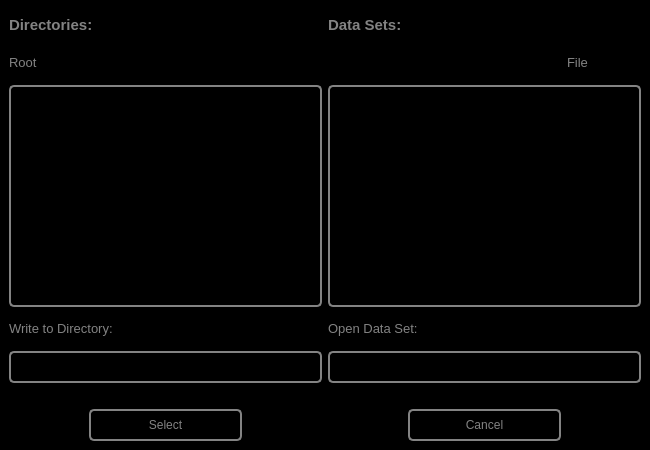
<?xml version="1.0" encoding="UTF-8"?>
<ui version="4.0">
 <class>MainWindow</class>
 <widget class="QMainWindow" name="MainWindow">
  <property name="geometry">
   <rect>
    <x>0</x>
    <y>0</y>
    <width>650</width>
    <height>450</height>
   </rect>
  </property>
  <property name="minimumSize">
   <size>
    <width>650</width>
    <height>450</height>
   </size>
  </property>
  <property name="windowTitle">
   <string>Data Vault Explorer</string>
  </property>
  <property name="windowIcon">
   <iconset resource="../Resources/DEMONSResources.qrc">
    <normaloff>:/Pictures/Pictures/DemonLogo.png</normaloff>:/Pictures/Pictures/DemonLogo.png</iconset>
  </property>
  <widget class="QWidget" name="centralwidget">
   <property name="styleSheet">
    <string notr="true">#centralwidget{
	background-color: rgb(0, 0, 0);}</string>
   </property>
   <layout class="QGridLayout" name="gridLayout" rowstretch="1,1,7,1,1,0,1" columnstretch="1,1,1,1,1,1,1,1,1,1,1,1,1,1,1,1" columnminimumwidth="1,1,1,1,1,1,1,1,1,1,1,1,1,1,1,1">
    <item row="0" column="0" colspan="3">
     <widget class="QLabel" name="Directories">
      <property name="text">
       <string>&lt;html&gt;&lt;head/&gt;&lt;body&gt;&lt;p&gt;&lt;span style=&quot; font-size:11pt; font-weight:600; color:#838383;&quot;&gt;Directories:&lt;/span&gt;&lt;/p&gt;&lt;/body&gt;&lt;/html&gt;</string>
      </property>
     </widget>
    </item>
    <item row="0" column="8" colspan="4">
     <widget class="QLabel" name="DataSets">
      <property name="text">
       <string>&lt;html&gt;&lt;head/&gt;&lt;body&gt;&lt;p&gt;&lt;span style=&quot; font-size:11pt; font-weight:600; color:#838383;&quot;&gt;Data Sets:&lt;/span&gt;&lt;/p&gt;&lt;/body&gt;&lt;/html&gt;</string>
      </property>
     </widget>
    </item>
    <item row="1" column="14" colspan="2">
     <widget class="QLabel" name="label_4">
      <property name="text">
       <string>&lt;html&gt;&lt;head/&gt;&lt;body&gt;&lt;p&gt;&lt;span style=&quot; font-size:10pt; color:#838383;&quot;&gt;File&lt;/span&gt;&lt;/p&gt;&lt;/body&gt;&lt;/html&gt;</string>
      </property>
     </widget>
    </item>
    <item row="2" column="0" colspan="8">
     <widget class="QListWidget" name="dirList">
      <property name="styleSheet">
       <string notr="true">QListWidget#dirList{
color: rgb(131,131,131);
background-color:rgb(0,0,0);
border: 2px solid  rgb(131,131,131);
border-radius: 5px
}


QScrollBar:horizontal {
   border: 0px;
   background: black;
   height: 15px;
}
QScrollBar:vertical {
   border: 0px;
   background: black;
   width: 15px;
}</string>
      </property>
     </widget>
    </item>
    <item row="2" column="8" colspan="8">
     <widget class="QListWidget" name="fileList">
      <property name="styleSheet">
       <string notr="true">#fileList{
color: rgb(131,131,131);
background-color:rgb(0,0,0);
border: 2px solid  rgb(131,131,131);
border-radius: 5px
}


QScrollBar:horizontal {
   border: 0px;
   background: black;
   height: 15px;
}
QScrollBar:vertical {
   border: 0px;
   background: black;
   width: 15px;
}</string>
      </property>
      <property name="selectionMode">
       <enum>QAbstractItemView::MultiSelection</enum>
      </property>
     </widget>
    </item>
    <item row="3" column="0" colspan="4">
     <widget class="QLabel" name="label">
      <property name="text">
       <string>&lt;html&gt;&lt;head/&gt;&lt;body&gt;&lt;p&gt;&lt;span style=&quot; font-size:10pt; color:#838383;&quot;&gt;Write to Directory:&lt;/span&gt;&lt;/p&gt;&lt;/body&gt;&lt;/html&gt;</string>
      </property>
     </widget>
    </item>
    <item row="3" column="8" colspan="6">
     <widget class="QLabel" name="label_2">
      <property name="text">
       <string>&lt;html&gt;&lt;head/&gt;&lt;body&gt;&lt;p&gt;&lt;span style=&quot; font-size:10pt; color:#838383;&quot;&gt;Open Data Set:&lt;/span&gt;&lt;/p&gt;&lt;/body&gt;&lt;/html&gt;</string>
      </property>
     </widget>
    </item>
    <item row="4" column="0" colspan="8">
     <widget class="QLineEdit" name="currentDir">
      <property name="enabled">
       <bool>true</bool>
      </property>
      <property name="sizePolicy">
       <sizepolicy hsizetype="Expanding" vsizetype="Preferred">
        <horstretch>0</horstretch>
        <verstretch>0</verstretch>
       </sizepolicy>
      </property>
      <property name="styleSheet">
       <string notr="true">QLineEdit#currentDir{
color: rgb(131,131,131);
background-color:rgb(0,0,0);
border: 2px solid  rgb(131,131,131);
border-radius: 5px
}</string>
      </property>
      <property name="text">
       <string/>
      </property>
      <property name="readOnly">
       <bool>true</bool>
      </property>
      <property name="placeholderText">
       <string/>
      </property>
     </widget>
    </item>
    <item row="4" column="8" colspan="8">
     <widget class="QLineEdit" name="currentFile">
      <property name="enabled">
       <bool>true</bool>
      </property>
      <property name="sizePolicy">
       <sizepolicy hsizetype="Expanding" vsizetype="Preferred">
        <horstretch>0</horstretch>
        <verstretch>0</verstretch>
       </sizepolicy>
      </property>
      <property name="styleSheet">
       <string notr="true">QLineEdit#currentFile{
color: rgb(131,131,131);
background-color:rgb(0,0,0);
border: 2px solid  rgb(131,131,131);
border-radius: 5px
}</string>
      </property>
      <property name="readOnly">
       <bool>true</bool>
      </property>
     </widget>
    </item>
    <item row="5" column="0">
     <spacer name="horizontalSpacer_24">
      <property name="orientation">
       <enum>Qt::Horizontal</enum>
      </property>
      <property name="sizeHint" stdset="0">
       <size>
        <width>23</width>
        <height>20</height>
       </size>
      </property>
     </spacer>
    </item>
    <item row="5" column="1">
     <spacer name="horizontalSpacer_18">
      <property name="orientation">
       <enum>Qt::Horizontal</enum>
      </property>
      <property name="sizeHint" stdset="0">
       <size>
        <width>22</width>
        <height>20</height>
       </size>
      </property>
     </spacer>
    </item>
    <item row="5" column="2">
     <spacer name="horizontalSpacer_22">
      <property name="orientation">
       <enum>Qt::Horizontal</enum>
      </property>
      <property name="sizeHint" stdset="0">
       <size>
        <width>23</width>
        <height>20</height>
       </size>
      </property>
     </spacer>
    </item>
    <item row="5" column="3">
     <spacer name="horizontalSpacer_20">
      <property name="orientation">
       <enum>Qt::Horizontal</enum>
      </property>
      <property name="sizeHint" stdset="0">
       <size>
        <width>21</width>
        <height>20</height>
       </size>
      </property>
     </spacer>
    </item>
    <item row="5" column="4">
     <spacer name="horizontalSpacer_23">
      <property name="orientation">
       <enum>Qt::Horizontal</enum>
      </property>
      <property name="sizeHint" stdset="0">
       <size>
        <width>21</width>
        <height>20</height>
       </size>
      </property>
     </spacer>
    </item>
    <item row="5" column="5">
     <spacer name="horizontalSpacer_17">
      <property name="orientation">
       <enum>Qt::Horizontal</enum>
      </property>
      <property name="sizeHint" stdset="0">
       <size>
        <width>21</width>
        <height>20</height>
       </size>
      </property>
     </spacer>
    </item>
    <item row="5" column="6">
     <spacer name="horizontalSpacer_21">
      <property name="orientation">
       <enum>Qt::Horizontal</enum>
      </property>
      <property name="sizeHint" stdset="0">
       <size>
        <width>21</width>
        <height>20</height>
       </size>
      </property>
     </spacer>
    </item>
    <item row="5" column="7">
     <spacer name="horizontalSpacer_19">
      <property name="orientation">
       <enum>Qt::Horizontal</enum>
      </property>
      <property name="sizeHint" stdset="0">
       <size>
        <width>21</width>
        <height>20</height>
       </size>
      </property>
     </spacer>
    </item>
    <item row="5" column="8">
     <spacer name="horizontalSpacer_16">
      <property name="orientation">
       <enum>Qt::Horizontal</enum>
      </property>
      <property name="sizeHint" stdset="0">
       <size>
        <width>21</width>
        <height>20</height>
       </size>
      </property>
     </spacer>
    </item>
    <item row="5" column="9">
     <spacer name="horizontalSpacer_15">
      <property name="orientation">
       <enum>Qt::Horizontal</enum>
      </property>
      <property name="sizeHint" stdset="0">
       <size>
        <width>22</width>
        <height>20</height>
       </size>
      </property>
     </spacer>
    </item>
    <item row="5" column="10">
     <spacer name="horizontalSpacer_12">
      <property name="orientation">
       <enum>Qt::Horizontal</enum>
      </property>
      <property name="sizeHint" stdset="0">
       <size>
        <width>21</width>
        <height>20</height>
       </size>
      </property>
     </spacer>
    </item>
    <item row="5" column="11">
     <spacer name="horizontalSpacer_9">
      <property name="orientation">
       <enum>Qt::Horizontal</enum>
      </property>
      <property name="sizeHint" stdset="0">
       <size>
        <width>21</width>
        <height>20</height>
       </size>
      </property>
     </spacer>
    </item>
    <item row="5" column="12">
     <spacer name="horizontalSpacer_14">
      <property name="orientation">
       <enum>Qt::Horizontal</enum>
      </property>
      <property name="sizeHint" stdset="0">
       <size>
        <width>21</width>
        <height>20</height>
       </size>
      </property>
     </spacer>
    </item>
    <item row="5" column="13">
     <spacer name="horizontalSpacer_10">
      <property name="orientation">
       <enum>Qt::Horizontal</enum>
      </property>
      <property name="sizeHint" stdset="0">
       <size>
        <width>21</width>
        <height>20</height>
       </size>
      </property>
     </spacer>
    </item>
    <item row="5" column="14">
     <spacer name="horizontalSpacer_11">
      <property name="orientation">
       <enum>Qt::Horizontal</enum>
      </property>
      <property name="sizeHint" stdset="0">
       <size>
        <width>21</width>
        <height>20</height>
       </size>
      </property>
     </spacer>
    </item>
    <item row="5" column="15">
     <spacer name="horizontalSpacer_13">
      <property name="orientation">
       <enum>Qt::Horizontal</enum>
      </property>
      <property name="sizeHint" stdset="0">
       <size>
        <width>21</width>
        <height>20</height>
       </size>
      </property>
     </spacer>
    </item>
    <item row="1" column="7">
     <widget class="QPushButton" name="addDir">
      <property name="sizePolicy">
       <sizepolicy hsizetype="Minimum" vsizetype="Preferred">
        <horstretch>0</horstretch>
        <verstretch>0</verstretch>
       </sizepolicy>
      </property>
      <property name="toolTip">
       <string>Add Directory</string>
      </property>
      <property name="styleSheet">
       <string notr="true">#addDir{
image:url(:/Pictures/Pictures/addPlotIcon.png);
background: black;
border: 0px solid rgb(95,107,166);
}

QPushButton:pressed#addDir{
image:url(:/Pictures/Pictures/addPlotIcon.png);
background: black;
border: 2px solid black;
border-radius: 5px
}</string>
      </property>
      <property name="text">
       <string/>
      </property>
     </widget>
    </item>
    <item row="1" column="6">
     <widget class="QPushButton" name="home">
      <property name="sizePolicy">
       <sizepolicy hsizetype="Minimum" vsizetype="Preferred">
        <horstretch>0</horstretch>
        <verstretch>0</verstretch>
       </sizepolicy>
      </property>
      <property name="toolTip">
       <string>Go to Root</string>
      </property>
      <property name="styleSheet">
       <string notr="true">#home{
image:url(:/Pictures/Pictures/homeIcon.png);
background: black;
border: 0px solid rgb(95,107,166);
}

QPushButton:pressed#home{
image:url(:/Pictures/Pictures/homeIcon.png);
background: black;
border: 2px solid black;
border-radius: 5px
}</string>
      </property>
      <property name="text">
       <string/>
      </property>
     </widget>
    </item>
    <item row="1" column="5">
     <widget class="QPushButton" name="back">
      <property name="sizePolicy">
       <sizepolicy hsizetype="Minimum" vsizetype="Preferred">
        <horstretch>0</horstretch>
        <verstretch>0</verstretch>
       </sizepolicy>
      </property>
      <property name="toolTip">
       <string>Back</string>
      </property>
      <property name="styleSheet">
       <string notr="true">#back{
image:url(:/Pictures/Pictures/backIcon.png);
background: black;
border: 0px solid rgb(95,107,166);
}

QPushButton:pressed#back{
image:url(:/Pictures/Pictures/backIcon.png);
background: black;
border: 2px solid black;
border-radius: 5px
}</string>
      </property>
      <property name="text">
       <string/>
      </property>
     </widget>
    </item>
    <item row="1" column="4">
     <widget class="QPushButton" name="pushButton_dvexplorer_refresh">
      <property name="sizePolicy">
       <sizepolicy hsizetype="Minimum" vsizetype="Preferred">
        <horstretch>0</horstretch>
        <verstretch>0</verstretch>
       </sizepolicy>
      </property>
      <property name="toolTip">
       <string>Refresh</string>
      </property>
      <property name="styleSheet">
       <string notr="true">#pushButton_dvexplorer_refresh{
image:url(:/Pictures/Pictures/refreshIcon.png);
background: black;
border: 0px solid rgb(95,107,166);
}

QPushButton:pressed#pushButton_dvexplorer_refresh{
image:url(:/Pictures/Pictures/refreshIcon.png);
background: black;
border: 2px solid black;
border-radius: 5px
}</string>
      </property>
      <property name="text">
       <string/>
      </property>
     </widget>
    </item>
    <item row="6" column="10" colspan="4">
     <widget class="QPushButton" name="cancelSelect">
      <property name="sizePolicy">
       <sizepolicy hsizetype="Minimum" vsizetype="Preferred">
        <horstretch>0</horstretch>
        <verstretch>0</verstretch>
       </sizepolicy>
      </property>
      <property name="styleSheet">
       <string notr="true">QPushButton:pressed#cancelSelect{
color: rgb(0,0,0);
background-color:rgb(131,131,131);
border: 1px solid rgb(0,0,0);
border-radius: 5px
}

QPushButton#cancelSelect{
color: rgb(131,131,131);
background-color:rgb(0,0,0);
border: 2px solid  rgb(131,131,131);
border-radius: 5px
}</string>
      </property>
      <property name="text">
       <string>Cancel</string>
      </property>
     </widget>
    </item>
    <item row="6" column="2" colspan="4">
     <widget class="QPushButton" name="select">
      <property name="sizePolicy">
       <sizepolicy hsizetype="Minimum" vsizetype="Preferred">
        <horstretch>0</horstretch>
        <verstretch>0</verstretch>
       </sizepolicy>
      </property>
      <property name="styleSheet">
       <string notr="true">QPushButton:pressed#select{
color: rgb(0,0,0);
background-color:rgb(131,131,131);
border: 1px solid rgb(0,0,0);
border-radius: 5px
}

QPushButton#select{
color: rgb(131,131,131);
background-color:rgb(0,0,0);
border: 2px solid  rgb(131,131,131);
border-radius: 5px
}</string>
      </property>
      <property name="text">
       <string>Select</string>
      </property>
     </widget>
    </item>
    <item row="1" column="0" colspan="4">
     <widget class="QLabel" name="dirName">
      <property name="text">
       <string>&lt;html&gt;&lt;head/&gt;&lt;body&gt;&lt;p&gt;&lt;span style=&quot; font-size:10pt; color:#838383;&quot;&gt;Root&lt;/span&gt;&lt;/p&gt;&lt;/body&gt;&lt;/html&gt;</string>
      </property>
     </widget>
    </item>
   </layout>
  </widget>
 </widget>
 <resources>
  <include location="../Resources/DEMONSResources.qrc"/>
 </resources>
 <connections/>
</ui>
